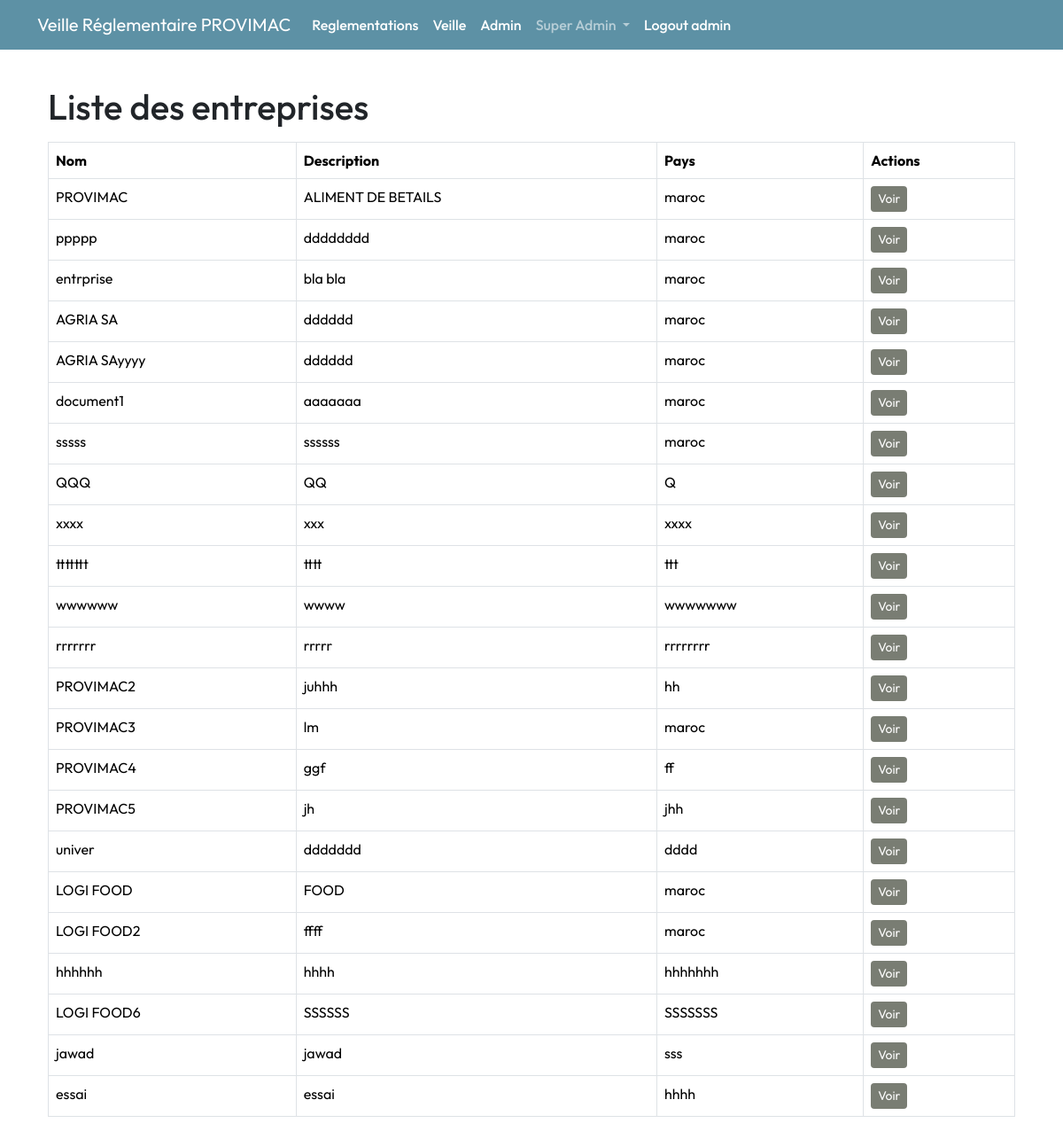
The page /entreprises (signed in) on the database as committed earlier.
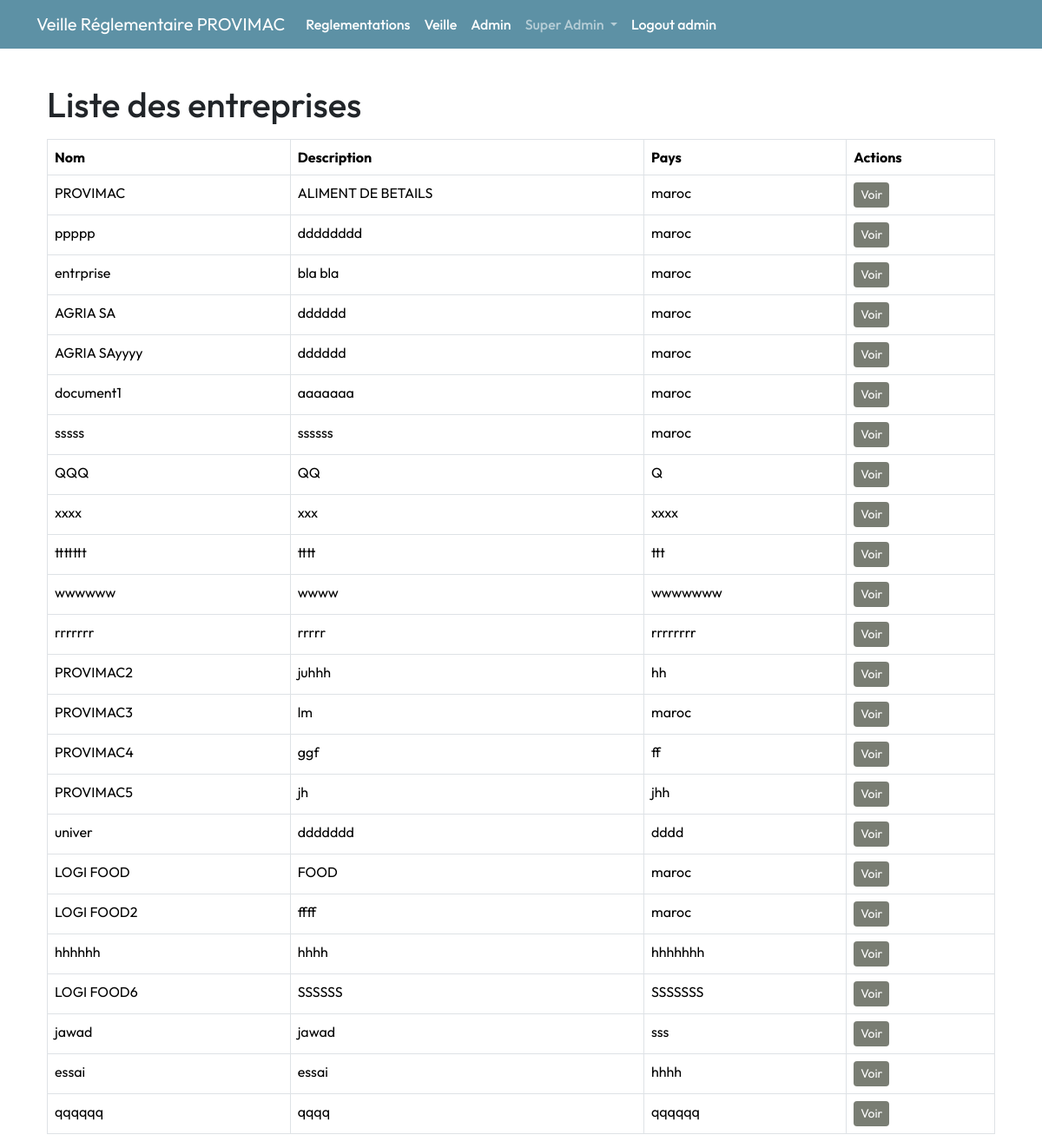
The same page on the database as committed later.
### app/models.py (models this page shows, shortened)
class Entreprise(db.Model):
    __tablename__ = 'entreprise'
    id = db.Column(db.Integer, primary_key=True)
    nom = db.Column(db.String(100), nullable=False, unique=True )
    description = db.Column(db.Text, nullable=True)
    pays = db.Column(db.String(100), nullable=True)
    date_creation = db.Column(db.Date, nullable=True)
    utilisateurs = db.relationship('User', backref='entreprise', lazy=True,  cascade="all, delete-orphan")
    reglementations = db.relationship('EntrepriseReglementation', backref='entreprise', lazy=True,  cascade="all, delete-orphan")
    notifications = db.relationship('Notification', backref='entreprise', lazy=True)
    audits = db.relationship('Audit', backref='entreprise', lazy=True)
    secteurs = db.relationship('Secteur', secondary='entreprise_secteur', back_populates='entreprises',  cascade="all")

### app/routes/reglement.py (the view)
@bp.route('/entreprises', methods=['GET'])
@role_required(['ADMIN'])
def liste_entreprises():
    entreprises = Entreprise.query.all()
    return render_template('entreprise/liste_entreprises.html', entreprises=entreprises)

### app/routes/admin.py (called while the page is built)
def role_required(allowed_roles):
    def decorator(f):
        @wraps(f)
        def decorated_function(*args, **kwargs):
            if not current_user.is_authenticated:
                flash("Vous devez être connecté pour accéder à cette page.", 'danger')
                return redirect(url_for('main.index'))
            if current_user.role.name not in allowed_roles:
                flash("Vous n'avez pas la permission d'accéder à cette page.", 'danger')
                return redirect(url_for('main.index'))
            return f(*args, **kwargs)
        return decorated_function
    return decorator

### app/templates/entreprise/liste_entreprises.html
{% extends "layout.html" %}
{% block content %}
<div class="container mt-4">
    <h1 class="mb-3">Liste des entreprises</h1>
    {% if entreprises %}
        <table class="table table-bordered">
            <thead>
                <tr>
                    <th>Nom</th>
                    <th>Description</th>
                    <th>Pays</th>
                    <th>Actions</th>
                </tr>
            </thead>
            <tbody>
                {% for entreprise in entreprises %}
                    <tr>
                        <td>{{ entreprise.nom }}</td>
                        <td>{{ entreprise.description }}</td>
                        <td>{{ entreprise.pays }}</td>
                        <td>
                            <a href="{{ url_for('entreprise.afficher_entreprise', entreprise_id=entreprise.id) }}"
                               class="btn btn-primary btn-sm">Voir</a>
                        </td>
                    </tr>
                {% endfor %}
            </tbody>
        </table>
    {% else %}
        <p>Aucune entreprise trouvée.</p>
    {% endif %}
</div>
{% endblock %}

### app/templates/layout.html (shortened to what this page needs)
<!DOCTYPE html>
<html lang="en">
  <head>
    <link
      href="https://cdn.jsdelivr.net/npm/bootstrap@5.3.3/dist/css/bootstrap.min.css"
      rel="stylesheet"
 />
    <link rel="stylesheet"
      href="{{ url_for('static', filename='main.css') }}" />
    <link rel="stylesheet"
      href="https://cdnjs.cloudflare.com/ajax/libs/font-awesome/6.0.0-beta3/css/all.min.css">
  </head>
  <body>
    {% if current_user.is_authenticated %}
    <header class="site-header sticky-top">
      <nav class="navbar navbar-expand-lg navbar-dark">
        <div class="container">
          <a class="navbar-brand" href="/">Veille Réglementaire
            {{current_user.entreprise.nom}}</a>
          <div class="collapse navbar-collapse" id="navbarToggle">
            <ul class="navbar-nav me-auto mb-2 mb-lg-0">
              <li class="nav-item">
                <a class="nav-link text-white"
                  href="{{ url_for('reglement.liste_reglementations') }}">
                  Reglementations
                </a>
              </li>
              <li class="nav-item">
                <a class="nav-link text-white"
                  href="{{ url_for('entreprise.afficher_entreprise', entreprise_id=current_user.entreprise_id) }}">
                  Veille
                </a>
              </li>
              <li class="nav-item">
                <a class="nav-link text-white"
                  href="{{ url_for('manager.liste_utilisateurs', entreprise_id=current_user.entreprise.id) }}">
                  Admin
                </a>
              </li>
              {% if current_user.is_authenticated and current_user.role.name ==
              'ADMIN' %}
              <li class="nav-item dropdown">
                <a
                  class="nav-link dropdown-toggle {{ 'active' if request.endpoint.startswith('ingredient.') else '' }}"
                  href="#" id=" entrepriseDropdown" role="button"
                  data-bs-toggle="dropdown" aria-expanded="false">
                  Super Admin
                </a>
              </li>
              {% endif %}
              <li class="nav-item">
                <a class="nav-link text-white"
                  href="{{ url_for('admin.logout') }}">Logout {{
                  current_user.role.value }}</a>
              </li>
            </ul>
          </div>
        </div>
      </nav>
    </header>
    {% endif %}
    <div class="container mt-3">{% include 'main/flash_msg.html' %} {%
      block content %}{% endblock %}</div>
    <link
      href="https://cdnjs.cloudflare.com/ajax/libs/select2/4.0.13/css/select2.min.css"
      rel="stylesheet" />
  </body>
</html>

Rows that differ between the two databases and show on the page:
added Entreprise: nom "qqqqqq", description "qqqq", pays "qqqqqq"
